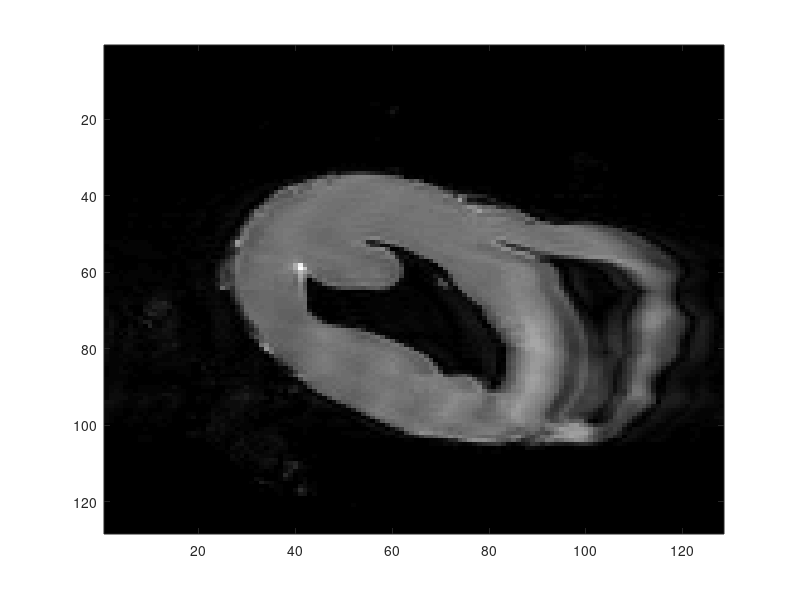

This figure's MATLAB source:
close all; 
clear; 
%dicominfo 
good = load('lab_bioimaging/imT1.mat');
x1 = good.imT1(:,:,1);
x2 = good.imT1(:,:,2);
x3 = good.imT1(:,:,3);
x4 = good.imT1(:,:,4);
x5 = good.imT1(:,:,5);
x6 = good.imT1(:,:,6);
x7 = good.imT1(:,:,7);
x8 = good.imT1(:,:,8);
newfit = zeros(size(x1)); t1map = zeros(size(x1)); 
t1 = [50,100,300,500,800,2000,4000,6000]; 

for i = 1:size(x1,1)
  for j = 1:size(x1,2)
    xn = [-x1(i,j),-x2(i,j),-x3(i,j),-x4(i,j),x5(i,j),x6(i,j),x7(i,j),x8(i,j)];

    n = length(xn); 
    b = (n*sum(xn.*log(t1))-sum(xn)*sum(log(t1)))./(n*sum(log(t1).^2)-(sum(log(t1)).^2));
    a = (sum(xn)-b.*sum(log(t1)))./n;
%     subplot(3,1,1);
%     plot(t1,(a+b.*log(t1)),'k-'); 
%     subplot(3,1,2); 
%     plot(t1,xn,'b-'); 
%     subplot(3,1,3)
%     plot(t1,xn,'b-',t1,(a+b.*log(t1)),'k-'); 
%     test = log(1-max(a+b.*log(t1)))./t1;
    t1map(i,j) = b;
  end
end
figure(); 
t1map = abs(t1map);
imagesc(t1map);colormap gray; 

% i = 100;
% j = 80; 
